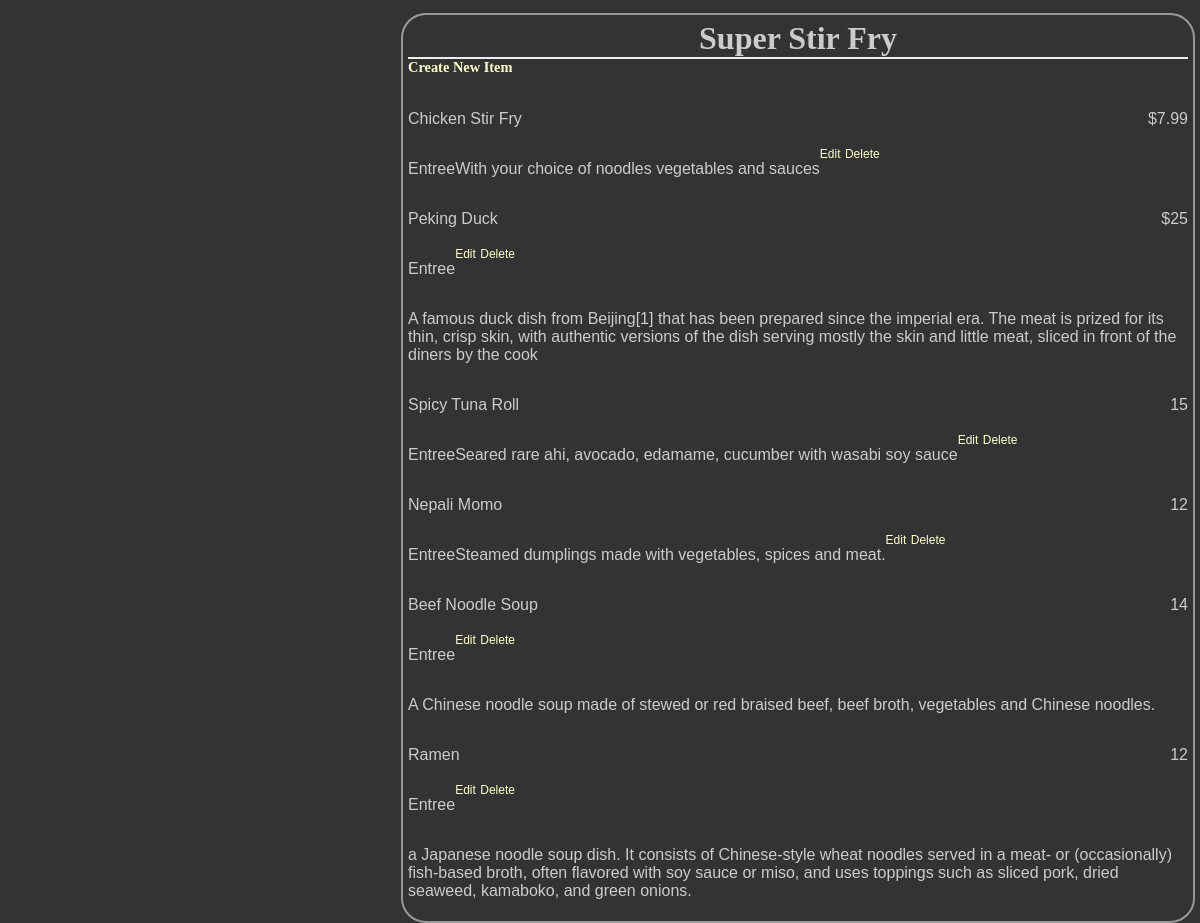
The page /restaurant/3/menu/ on the database its author committed.
### database_setup.py (models this page shows, shortened)
class Restaurant(Base):
    __tablename__ = 'restaurant'
    name = Column(String(100), nullable = False)
    id = Column(Integer, primary_key = True)

class MenuItem(Base):
    __tablename__ = 'menu_item'
    name = Column(String(100), nullable = False)
    id = Column(Integer, primary_key = True)
    course = Column(String(250))
    description = Column(String(250))
    price = Column(String(10))
    restaurant_id = Column(Integer, ForeignKey('restaurant.id'))
    restaurant = relationship(Restaurant)

### project.py (the view)
@app.route('/restaurants/<int:restaurant_id>/')
@app.route('/restaurant/<int:restaurant_id>/menu/')
def restaurantMenu(restaurant_id):
    restaurant = session.query(Restaurant).filter_by(id=restaurant_id).one()
    items = session.query(MenuItem).filter_by(restaurant_id=restaurant.id)
    return render_template('menu.html', restaurant=restaurant, items=items)

### project.py (called while the page is built)
@app.teardown_request
def remove_session(ex=None):
    session.remove()

### templates/menu.html (shortened to what this page needs)
<html>
<head>
    <link rel=stylesheet type=text/css href="{{ url_for('static', filename='styles.css') }}">
</head>
<body>
    <div class='pane'>
        <div class='header'>
            <h1>{{ restaurant.name }}</h1>
        </div>
        <h2><a href='{{url_for('newMenuItem', restaurant_id = restaurant.id) }}'>Create New Item</a></h2>
        {% if items.count() == 0 %}
            <p> You currently have no menu items. <p>
            <a href = "{{url_for('newMenuItem', restaurant_id = restaurant.id )}}">Create New Item</a>
        {% else %}
            {% for i in items %}
            <div class='nameAndPrice'>
                <span class='name'>
                    <p>{{i.name}}</p>
                </span>
                <span class='price'>
                    <p>{{i.price}} </p>
                </span>
            </div>
            <div class="course">
                <p>{{i.course}}</p>
            </div>
            <div class='description'>
                <p>{{i.description}}</p>
            </div>
            <div class="editdeletepane">
                <a href='{{url_for('editMenuItem',restaurant_id = restaurant.id, menu_id=i.id)}}'>Edit</a>
                <a href='{{url_for('deleteMenuItem', restaurant_id = restaurant.id, menu_id=i.id)}}'>Delete</a>
            </div></br>
            {% endfor %}
        {% endif %}
    </div>
</body>
</html>

### static/styles.css (style rules this page uses)
body { font-family: sans-serif; background-color: #333333; background-image: url('https://cloud.githubusercontent.com/assets/9041401/6119508/7cbced14-b07e-11e4-9dbd-f01488203879.jpg') }
h1, h2, h3, h4 { color: #CCCCCC; }
h1, h2 { font-family: 'Georgia', serif; margin: 0; }
h1 { border-bottom: 2px solid #eee; }
h2 { font-size: 1.2em; }
p { color: #CCCCCC; }
a { text-decoration: none; color:#FFFFCC; font-size: .75em; }
.pane { position:absolute; left: 33%; border: 2px solid; border-radius: 25px; padding: 5px; margin: 5px; border-color: #999999; background-color: #333333; }
.header { left:50%; text-align: center; }
.name { width:50%; display: inline-block; }
.price { text-align: right; width:50%; float: right; }
.course { text-align: left; float: left; }
.description { text-align: left; float: left; }

### rows shown on the page
Restaurant: name "Super Stir Fry"
MenuItem: name "Chicken Stir Fry", price "$7.99", course "Entree", description "With your choice of noodles vegetables and sauces"
MenuItem: name "Peking Duck", price "$25", course "Entree", description "A famous duck dish from Beijing[1] that has been prepared since the imperial era. The meat is prized for its thin, crisp skin, with authentic versions of the dish serving mostly the skin and little meat, sliced in front of the diners by the cook"
MenuItem: name "Spicy Tuna Roll", price "15", course "Entree", description "Seared rare ahi, avocado, edamame, cucumber with wasabi soy sauce"
MenuItem: name "Nepali Momo", price "12", course "Entree", description "Steamed dumplings made with vegetables, spices and meat."
MenuItem: name "Beef Noodle Soup", price "14", course "Entree", description "A Chinese noodle soup made of stewed or red braised beef, beef broth, vegetables and Chinese noodles."
MenuItem: name "Ramen", price "12", course "Entree", description "a Japanese noodle soup dish. It consists of Chinese-style wheat noodles served in a meat- or (occasionally) fish-based broth, often flavored with soy sauce or miso, and uses toppings such as sliced pork, dried seaweed, kamaboko, and green onions."
